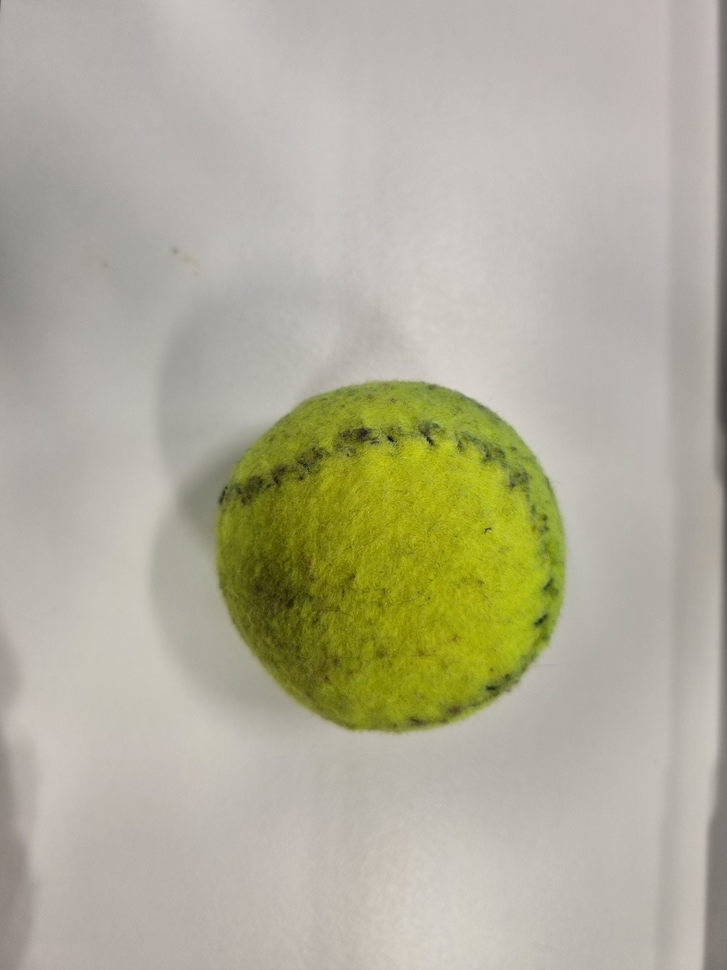
#> input picture Images/Close.jpg, 727 x 970 px, shrunk from 3024 x 4032 before the run, given in place of the camera
$ python Detection.py
#> lines starting #> are read from the running program, lines starting #| are printed output that depends on the picture; after the words box and inside, x2 and y2 are one past the last pixel; in counts of white or black regions, pixels touching at a corner belong together
#> further down, frame is the input picture: shape (970, 727, 3); mean B, G, R 153.6, 174.3, 177.4
import cv2
import numpy as np

'''APP USED IS IP CAMERA ON ANDROID. USING YOUR OWN DEVICE, CHANGE IP ADDRESS.

#---Reference---#
#---https://karooza.net/blob-detection-and-tracking---#
#---https://learnopencv.com/blob-detection-using-opencv-python-c/---#

'''
#---Accessing the phone camera using an IP address from app---#
#---IP address for Wi-Fi connection at university---#
#video = cv2.VideoCapture('https://10.240.7.61:8080/video')
#---IP address for Wi-Fi connection at home---#
#video = cv2.VideoCapture('https://192.168.0.79:8080/video')
#---Using the laptop's camera stream---#
video = cv2.VideoCapture(0)

#---Function to detect the desired colours of the object---#
def colours(frame):
    #Colour Threshold for Yellow
    y_min = (23,7,0)
    y_max = (83,255,255)
    hsv = cv2.cvtColor(frame,cv2.COLOR_BGR2HSV)
#> hsv: shape (970, 727, 3); mean H, S, V 18.8, 40.8, 178.2

    #Colour Threshold for Red
    r_min = (170,50,50)
    r_max = (180,255,255)
    rhsv = cv2.cvtColor(frame,cv2.COLOR_BGR2HSV)

    #Colour Threshold for Pink
    p_min = (156, 74, 76)
    p_max = (166, 255, 255)
    phsv = cv2.cvtColor(frame, cv2.COLOR_BGR2HSV)

    #Colour Threshold for White
    w_min = (0,0,168)
    w_max = (172,111,255)
    whsv = cv2.cvtColor(frame, cv2.COLOR_BGR2HSV)

    #Threhsold the HSV image to get a specific colour only
    y_mask = cv2.inRange(hsv, y_min,y_max)
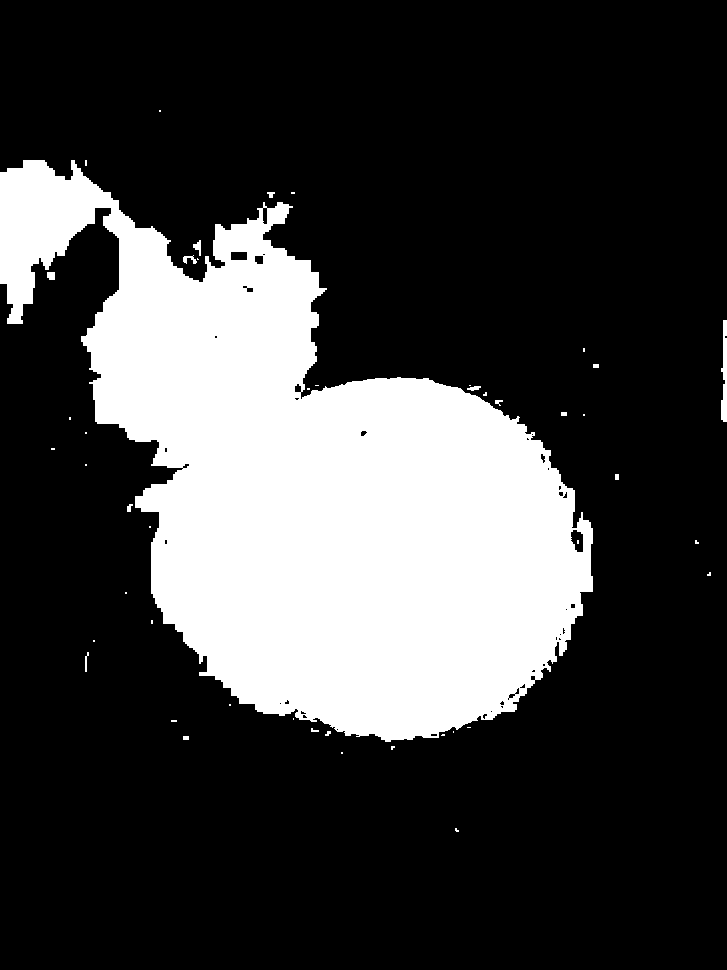
#> y_mask: shape (970, 727); 24.7% white; 46 white regions (30 under 20 px), largest, box (x1, y1, x2, y2) and area: (0, 160, 593, 742) 173173, (721, 320, 727, 422) 444, (193, 240, 201, 256) 68
    r_mask = cv2.inRange(rhsv, r_min, r_max)
#> r_mask: shape (970, 727); every value is 0
    p_mask = cv2.inRange(phsv, p_min, p_max)
    w_mask =cv2.inRange(whsv, w_min, w_max)
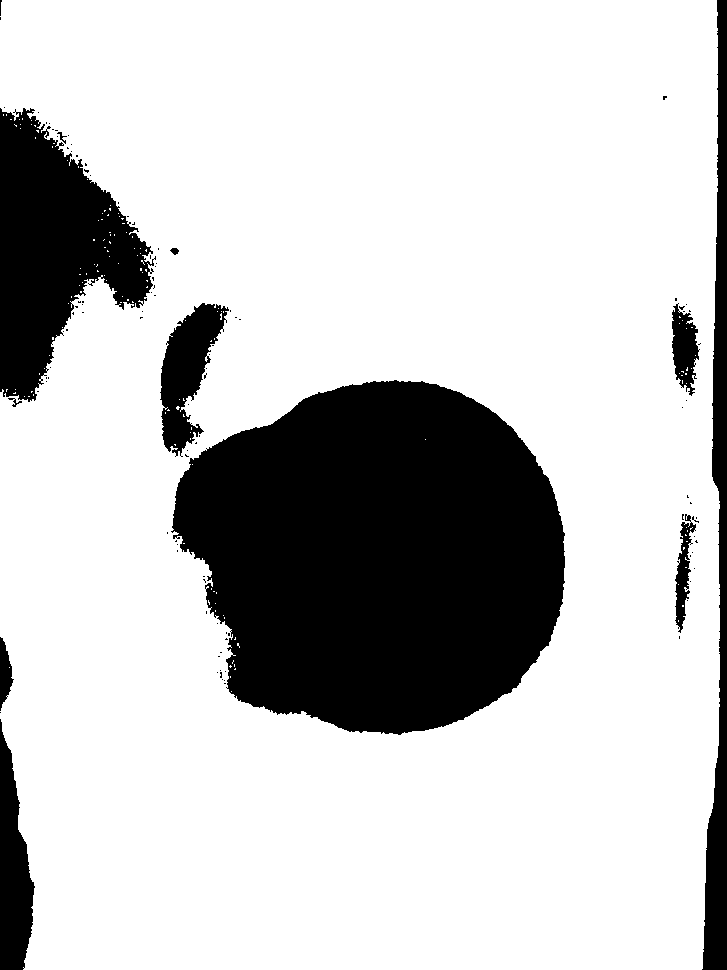
#> w_mask: shape (970, 727); 77.7% white; 109 black regions (98 under 20 px), largest, box (x1, y1, x2, y2) and area: (171, 380, 565, 735) 106454, (0, 108, 156, 402) 24823, (702, 0, 727, 970) 11659

    final = w_mask + y_mask
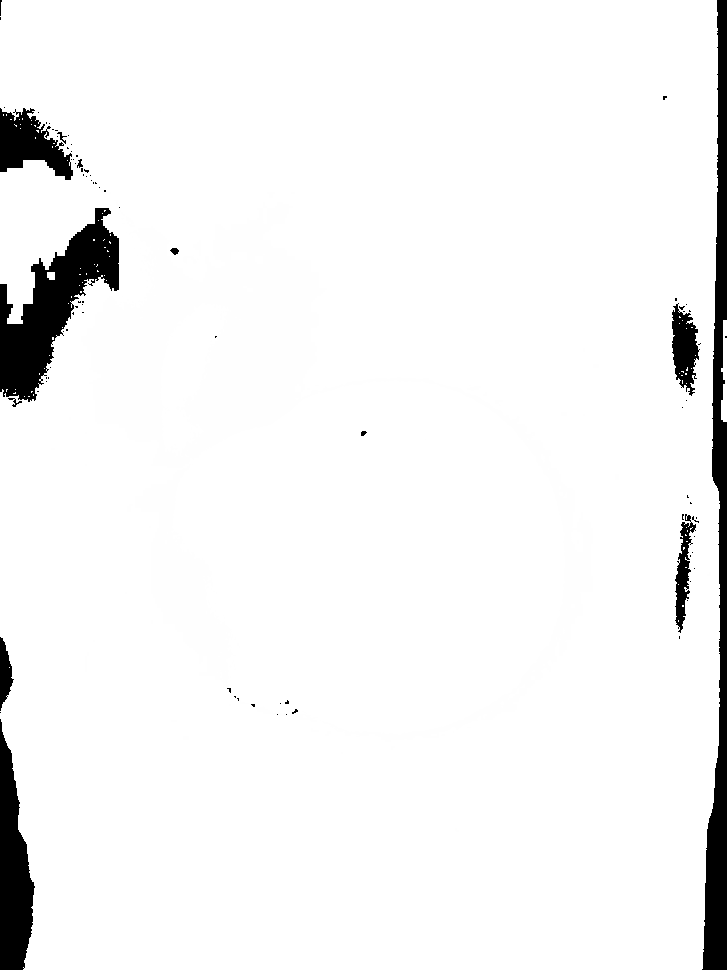
#> final: shape (970, 727); min 0, max 255, mean 243.1

    return final

def contours(frame):

    #Create a 5x5 8 bit integer matrix
    kernel = np.ones((7,7), np.uint8)
    #Removes unncessary black noises from the white region
    mask = cv2.morphologyEx(final, cv2.MORPH_CLOSE, kernel)
    #Removes white noise from the black regions of the mask
    mask = cv2.morphologyEx(mask, cv2.MORPH_OPEN, kernel)
    #Applies mask on frame in only that region where the mask is True means white
    segment = cv2.bitwise_and(frame, frame, mask = mask)
    #Find all the continous points along the boundary
    contours, hierarchy = cv2.findContours(mask, cv2.RETR_EXTERNAL, cv2.CHAIN_APPROX_NONE)
    #Draws all the contour points
    output = cv2.drawContours(frame, contours, -1, (0,0,255), 3)

    return contours

#---Detecting the centre of a circular object using contours---#
def centre(frame):
    #---Used for contouring to find the centre point of the circular object---#
    #final, contours = colours(frame)

#> (the run stopped early here; a loop or call above may not have finished)

$ run again, on Images/Far.jpg
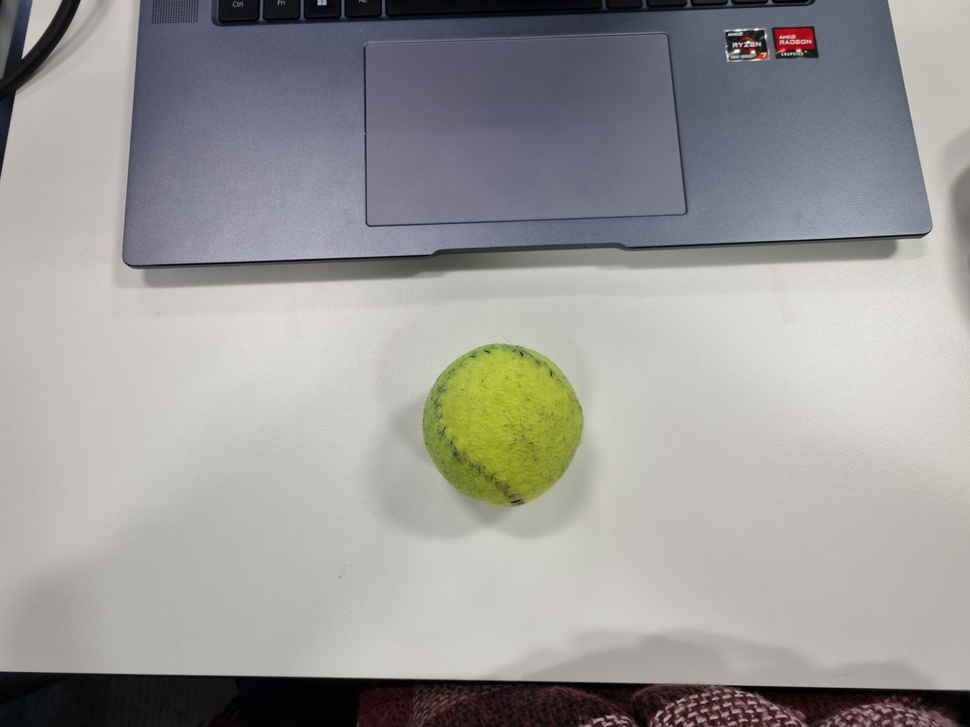
#> input picture Images/Far.jpg, 970 x 727 px, shrunk from 4032 x 3024 before the run, given in place of the camera
#> frame is the input picture: shape (727, 970, 3); mean B, G, R 152.1, 153.3, 154.4
#> hsv: shape (727, 970, 3); mean H, S, V 53.7, 29.2, 160.3
#> in colours, `y_mask = cv2.inRange(hsv, y_min,y_max)`:
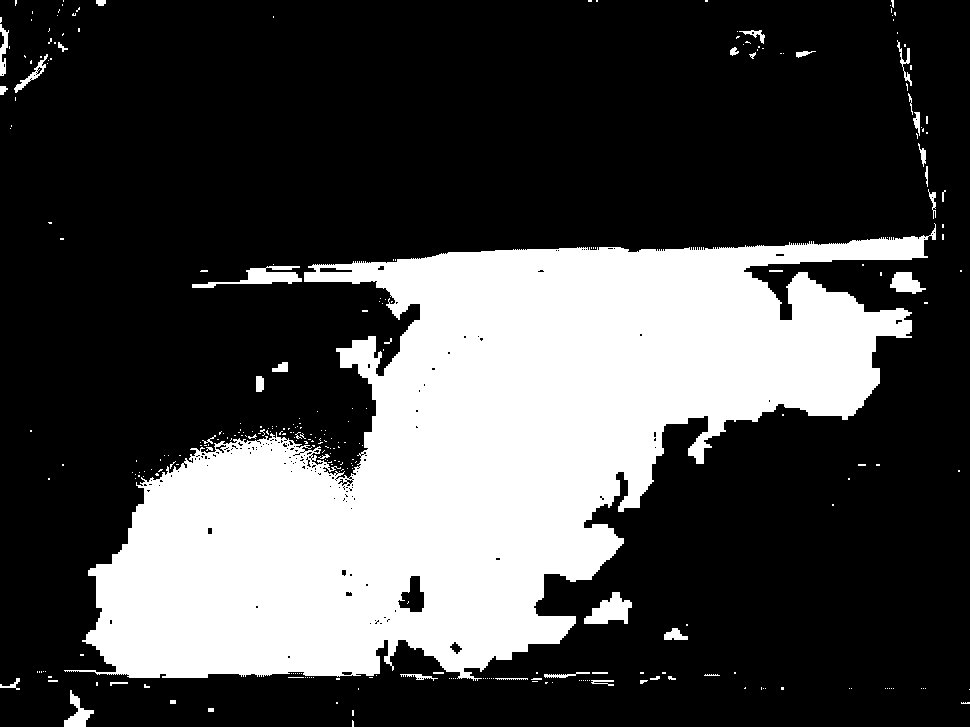
#> y_mask: shape (727, 970); 28.5% white; 302 white regions (257 under 20 px), largest, box (x1, y1, x2, y2) and area: (64, 223, 936, 681) 194809, (192, 266, 302, 288) 934, (584, 592, 632, 624) 884
#> r_mask: shape (727, 970); 1.2% white; 115 white regions (97 under 20 px), largest, box (x1, y1, x2, y2) and area: (632, 684, 807, 727) 3853, (812, 699, 956, 727) 2084, (772, 26, 817, 51) 854
#> p_mask: shape (727, 970); every value is 0
#> w_mask: shape (727, 970); 59% white; 462 black regions (449 under 20 px), largest, box (x1, y1, x2, y2) and area: (120, 0, 933, 288) 199811, (0, 580, 970, 727) 57671, (394, 344, 584, 525) 21643
#> in colours, `final = w_mask + y_mask`:
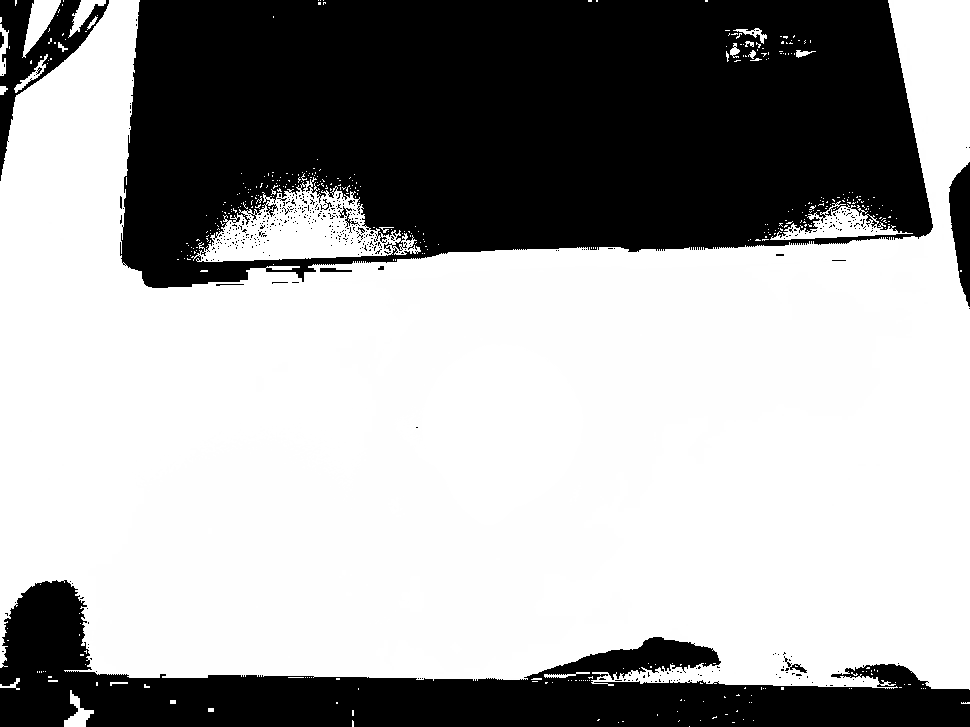
#> final: shape (727, 970); min 0, max 255, mean 163.4
